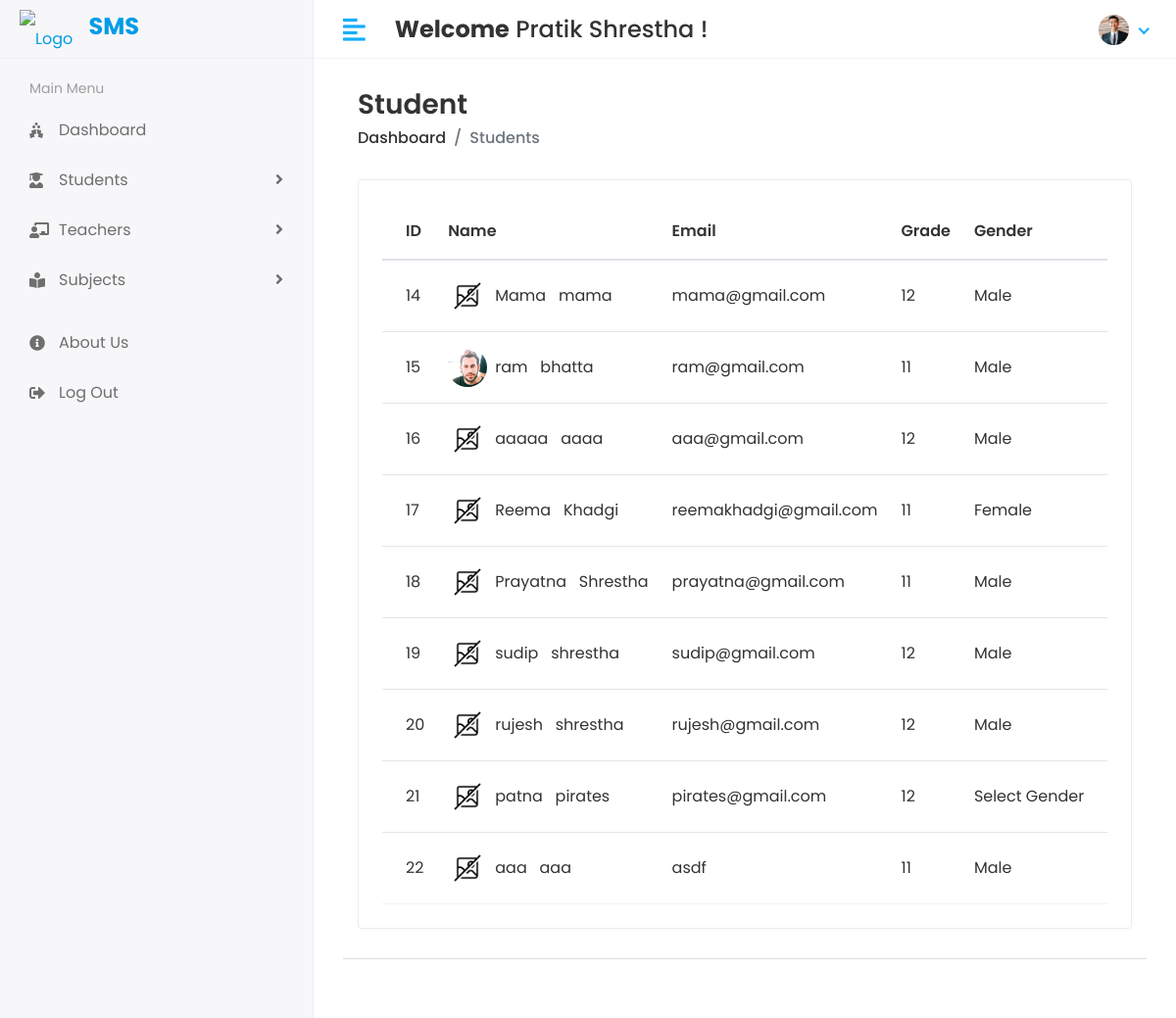
Before: /Hod/Student/View (signed in) with the older database file.
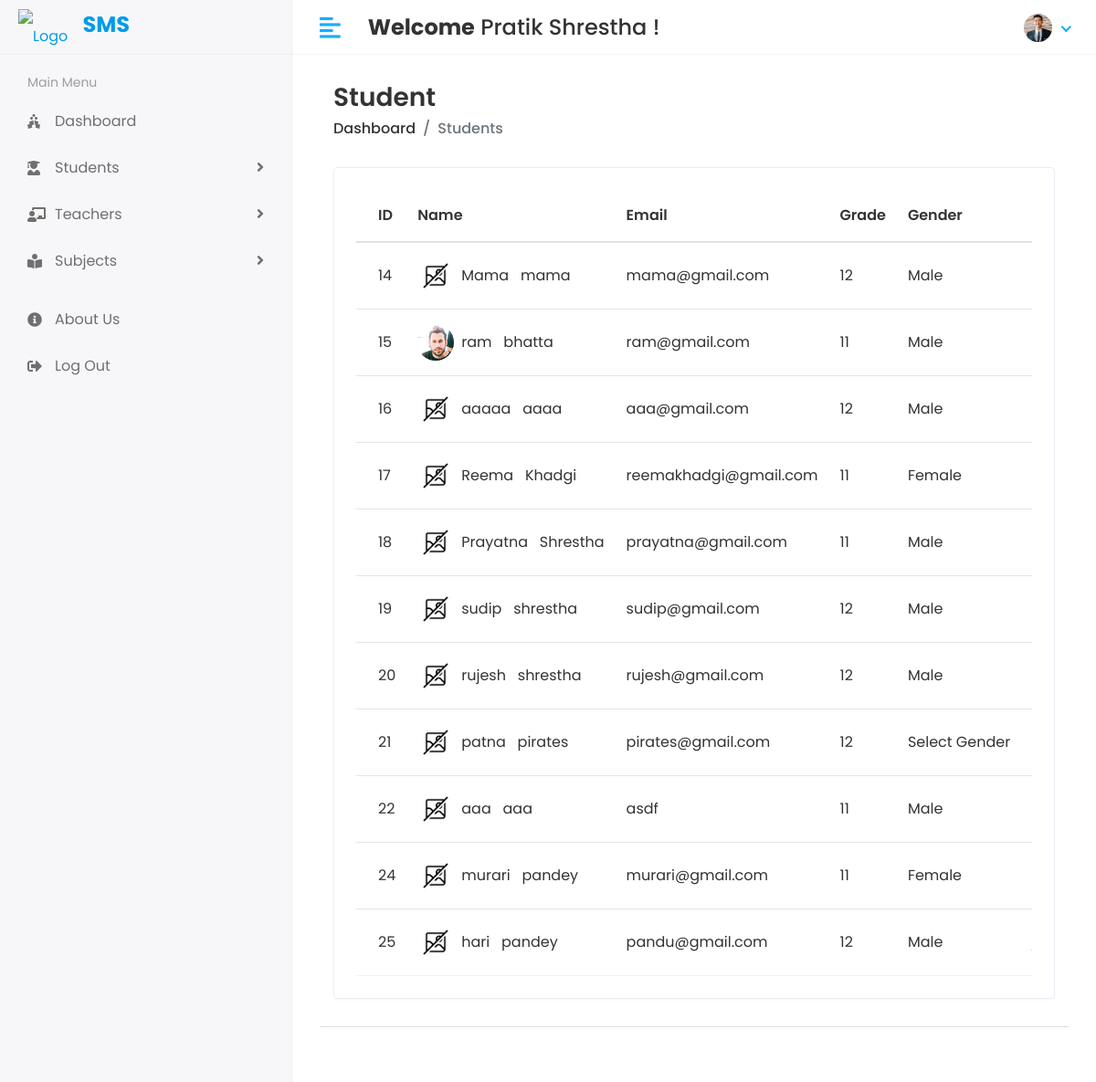
After: the same page with the newer database file.
### sms/models.py (models this page shows, shortened)
class CustomUser(AbstractUser):
    USER_CHOICES = (
        (1, 'HOD'),
        (2, 'STAFF'),
        (3, 'STUDENT'),
    )
    user_type = models.CharField(choices=USER_CHOICES, max_length=50, default=1)
    profile_pic = models.ImageField(upload_to='media/profile_pic')

class Student(models.Model):
    admin =models.OneToOneField(CustomUser,on_delete=models.CASCADE)
    address=models.TextField()
    gender=models.CharField(max_length=100)
    course_id = models.ForeignKey(Course,on_delete=models.DO_NOTHING,default=1)
    session_year_id=models.ForeignKey(Session_Year,on_delete=models.DO_NOTHING)
    created_at=models.DateTimeField(auto_now_add=True)
    updated_at=models.DateTimeField(auto_now=True)

class Course(models.Model):
    name = models.CharField(max_length=100)
    created_at = models.DateTimeField(auto_now_add=True)
    updated_at = models.DateTimeField(auto_now=True)

### student_management_system/Hod_Views.py (the view)
# urls.py: path('Hod/Student/View',Hod_Views.VIEW_STUDENT,name='view_student'),
@login_required(login_url='/')
def VIEW_STUDENT(request):
    student= Student.objects.all()
    context={
        'student': student,
    }
    return render(request,'Hod/view_student.html',context)

### templates/Hod/view_student.html (shortened to what this page needs)
{% extends 'base.html' %}
{% load static %}
{% block content %}
<div class="content container-fluid">
    <div class="page-header">
       <div class="row align-items-center">
          <div class="col">
             <h3 class="page-title">Student</h3>
             <ul class="breadcrumb">
                <li class="breadcrumb-item"><a href="index.html">Dashboard</a></li>
                <li class="breadcrumb-item active">Students</li>
             </ul>
          </div>
       </div>
    </div>
    <div class="row">
       <div class="col-sm-12">
          <div class="card card-table">
             <div class="card-body">
                <div class="table-responsive">
                   <table class="table table-hover table-center mb-0 ">
                      <thead>
                         <tr>
                            <th>ID</th>
                            <th>Name</th>
                            <th>Email</th>
                            <th>Grade</th>
                            <th>Gender</th>
                            <th>Address</th>
                         </tr>
                      </thead>
                      <tbody>
                        {% for i in student %}
                        <tr>
                            <td>{{i.id}}</td>
                            <td>
                               <h2 class="table-avatar">
                                {% if i.admin.profile_pic %}
                                    <a  class="avatar avatar-sm mr-2"><img class="avatar-img rounded-circle" src="/{{i.admin.profile_pic}}" alt="User Image"></a>
                                {% else %}
                                    <a  class="avatar avatar-sm mr-2"><img class="avatar-img rounded-circle" src="{% static 'assets/img/NoImg.png'%}" alt="No Image"></a>
                                {% endif %}
                                {{i.admin.first_name}} &nbsp; {{i.admin.last_name}}</a>
                               </h2>
                            </td>
                            <td>{{i.admin.email}}</td>
                            <td>{{i.course_id.name}}</td>
                            <td>{{i.gender}}</td>
                            <td>{{i.address}}</td>
                         </tr>
                         {% endfor %}
                      </tbody>
                   </table>
                </div>
             </div>
          </div>
       </div>
    </div>
 </div>
{% endblock %}

### templates/base.html (shortened to what this page needs)
<!DOCTYPE html>
<html lang="en">
{% load static %}
   <head>
      <link rel="stylesheet" href="{% static 'assets/plugins/bootstrap/css/bootstrap.min.css' %}">
      <link rel="stylesheet" href="{% static 'assets/plugins/fontawesome/css/fontawesome.min.css' %}">
      <link rel="stylesheet" href="{% static 'assets/plugins/fontawesome/css/all.min.css' %}">
      <link rel="stylesheet" href="{% static 'assets/css/style.css' %}">
      <link rel="stylesheet" href="{% static 'assets/plugins/datatables/datatables.min.css' %}">
   </head>
   <body>
    <div class="main-wrapper">
        {% include 'includes/header.html' %}
        {% include 'includes/sidebar.html' %}
        <div class="page-wrapper">
         <div class="content container-fluid">
            {% block content%}
            {%endblock%}
            {% include 'includes/footer.html' %}
        </div>
      </div>
   </body>
</html>

### templates/includes/header.html (shortened to what this page needs)
{% load static %}
<div class="header">
    <div class="header-left">
        <a class="logo">
            <span style="display: inline-block;">
                <img src="{% static 'assets/img/college.jpg' %}" alt="Logo" style="vertical-align: middle; " >
                <h4 style="display: inline-block; margin-left: 12px;"><strong>SMS</strong></h4>
            </span>
        </a>
    </div>
    <a href="javascript:void(0);" id="toggle_btn">
    <i class="fas fa-align-left"></i>
    </a>
    <div class="top-nav-search mt-3">
        <h4><strong>Welcome</strong>&nbsp;<span>{{user.first_name}} {{user.last_name}}</span>&nbsp;!</h4>
    </div>
    <ul class="nav user-menu">
        <li class="nav-item dropdown has-arrow">
            <a href="#" class="dropdown-toggle nav-link" data-toggle="dropdown">
            {% if user.profile_pic == "" %}
                <span class="user-img"><img class="rounded-circle" src="{% static 'assets/img/NoImg.png'%}" width="31" alt="Admin Madhav"></span>
            {% else %}
                <span class="user-img"><img class="rounded-circle" src="/{{user.profile_pic}}" width="31" alt="Admin Madhav"></span>
            {% endif %}
            </a>
        </li>
    </ul>
</div>

### templates/includes/sidebar.html (shortened to what this page needs)
{% load active_link_tags %}
<div class="sidebar" id="sidebar">
    <div class="sidebar-inner slimscroll">
       <div id="sidebar-menu" class="sidebar-menu">
         {% if user.user_type == "1" %}
          <ul>
             <li class="menu-title">
                <span>Main Menu</span>
             </li>
             <li class="{% active_link  'hod_home' 'active' %}">
               <a href="{% url 'hod_home'%}"><i class="fas fa-holly-berry"></i> <span>Dashboard</span></a>
            </li>
             <li class="submenu {% active_link  'add_student' 'active' %} {% active_link  'view_student' 'active' %}">
                <a href="#"><i class="fas fa-user-graduate"></i> <span> Students</span> <span class="menu-arrow"></span></a>
             </li>
             <li class="submenu {% active_link  'add_staff' 'active' %} {% active_link  'view_staff' 'active' %}">
                <a href="#"><i class="fas fa-chalkboard-teacher"></i> <span> Teachers</span> <span class="menu-arrow"></span></a>
             </li>
             <li class="submenu {% active_link  'add_subject' 'active' %} {% active_link  'view_subject' 'active' %}">
                <a href="#"><i class="fas fa-book-reader"></i> <span> Subjects</span> <span class="menu-arrow"></span></a>
             </li>
             <li class="menu-title">
            <li class="{% active_link  'student_home' 'active' %}">
               <a href="{% url 'student_home'%}"><i class="fas fa fa-info-circle"></i> <span>About Us</span></a>
            </li>
            <li>
               <a href="{%url 'logout'%}"><i class="fas fa-sign-out-alt"></i> <span>Log Out</span></a>
            </li>
          </ul>
          {% endif %}
       </div>
    </div>
</div>

### templates/includes/footer.html
<footer>
</footer>

Changed rows visible on the page:
added Student: id "24", admin.first_name "murari", admin.last_name "pandey", admin.email "murari@gmail.com", course_id.name "11", gender "Female"
added Student: id "25", admin.first_name "hari", admin.last_name "pandey", admin.email "pandu@gmail.com", course_id.name "12", gender "Male"
